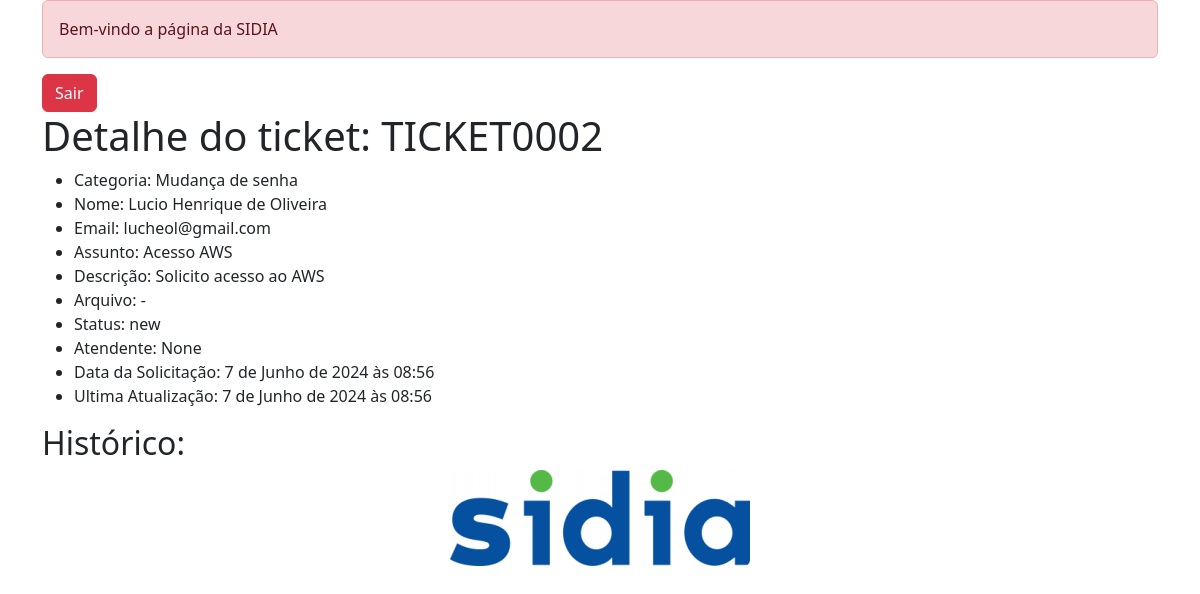
Screenshot of /tickets/detalhe/2 (signed in) with the database file from the repository.
### tickets/models.py (models this page shows, shortened)
class Solicitacao(models.Model):
    STATUS_NEW = 'new'
    STATUS_ONGOING = 'ongoing'
    STATUS_CLOSED = 'closed'
    STATUS_CANCELED = 'canceled'
    STATUS_CHOICES = (
        (STATUS_NEW, 'Novo'),
        (STATUS_ONGOING, 'Em andamento'),
        (STATUS_CLOSED, 'Encerrado'),
        (STATUS_CANCELED, 'Cancelado'),
    )
    categoria = models.ForeignKey(Categoria, on_delete=models.PROTECT)
    nome = models.CharField(max_length=120)
    email = models.EmailField(verbose_name='E-mail')
    assunto = models.CharField(max_length=80)
    descricao = models.TextField(verbose_name='Descrição')
    arquivo = models.FileField(upload_to='solicitacoes', null=True, blank=True)
    status = models.CharField(max_length=15, choices=STATUS_CHOICES, default=STATUS_NEW)
    atendente = models.ForeignKey(User, on_delete=models.PROTECT, null=True, blank=True)
    data_solicitacao = models.DateTimeField(auto_now_add=True, verbose_name='Data da Solicitação')
    ultima_atualizacao = models.DateTimeField(auto_now=True, verbose_name='Última atualização')
    class Meta:
        ordering = ('-ultima_atualizacao',)
        verbose_name = 'Solicitação'
        verbose_name_plural = 'Solicitações'
    def __str__(self):
        return f'TICKET{self.pk:04d}'

class Categoria(models.Model):
    descricao = models.CharField(max_length=255)
    ativo = models.BooleanField(default=True)
    class Meta:
        ordering = ('descricao',)
    def __str__(self):
        return self.descricao

### tickets/views.py (the view)
# urls.py: path('detalhe/<id>', login_required(DetalheTicketView.as_view()), name='detalhe-solicitacao-ticket'),
class DetalheTicketView(View):
    def get(self, request, id):
        solicitacao = get_object_or_404(Solicitacao, pk=id)
        return render(request, 'tickets/detalhe.html', {'obj': solicitacao})

### tickets/templates/tickets/detalhe.html (shortened to what this page needs)
{% extends 'base.html' %}
{% load crispy_forms_tags %}
{% block conteudo %}
<h1>Detalhe do ticket: {{ obj }}</h1>
<ul>
    <li>Categoria: {{ obj.categoria }}</li>
    <li>Nome: {{ obj.nome }}</li>
    <li>Email: {{ obj.email }}</li>
    <li>Assunto: {{ obj.assunto }}</li>
    <li>Descrição: {{ obj.descricao }}</li>
    <li>Arquivo: {% if obj.arquivo %}<a href="{{ obj.arquivo.url }}">Download</a> {% else %} - {% endif %}</li>
    <li>Status: {{ obj.status }}</li>
    <li>Atendente: {{ obj.atendente }}</li>
    <li>Data da Solicitação: {{ obj.data_solicitacao }}</li>
    <li>Ultima Atualização: {{ obj.ultima_atualizacao }}</li>
</ul>
<h2>Histórico:</h2>
{% endblock %}

### rows the page displays
Solicitacao: id "TICKET0002", categoria "Mudança de senha", nome "Lucio Henrique de Oliveira", email "lucheol@gmail.com", assunto "Acesso AWS", descricao "Solicito acesso ao AWS", status "new", atendente "None", data_solicitacao "7 de Junho de 2024 às 08:56", ultima_atualizacao "7 de Junho de 2024 às 08:56"
